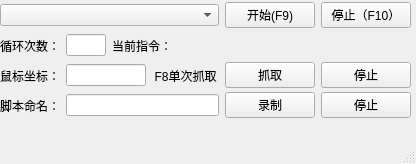
<?xml version="1.0" encoding="UTF-8"?>
<ui version="4.0">
 <class>MainWindow</class>
 <widget class="QMainWindow" name="MainWindow">
  <property name="geometry">
   <rect>
    <x>0</x>
    <y>0</y>
    <width>416</width>
    <height>164</height>
   </rect>
  </property>
  <property name="windowTitle">
   <string>MainWindow</string>
  </property>
  <widget class="QWidget" name="centralwidget">
   <property name="contextMenuPolicy">
    <enum>Qt::DefaultContextMenu</enum>
   </property>
   <property name="statusTip">
    <string/>
   </property>
   <property name="accessibleName">
    <string/>
   </property>
   <widget class="QWidget" name="horizontalLayoutWidget">
    <property name="geometry">
     <rect>
      <x>0</x>
      <y>0</y>
      <width>411</width>
      <height>31</height>
     </rect>
    </property>
    <layout class="QHBoxLayout" name="horizontalLayout">
     <item>
      <widget class="QComboBox" name="comboBox"/>
     </item>
     <item>
      <widget class="QPushButton" name="pushButton">
       <property name="maximumSize">
        <size>
         <width>90</width>
         <height>16777215</height>
        </size>
       </property>
       <property name="text">
        <string>开始(F9)</string>
       </property>
      </widget>
     </item>
     <item>
      <widget class="QPushButton" name="pushButton_2">
       <property name="maximumSize">
        <size>
         <width>90</width>
         <height>16777215</height>
        </size>
       </property>
       <property name="text">
        <string>停止（F10）</string>
       </property>
      </widget>
     </item>
    </layout>
   </widget>
   <widget class="QWidget" name="horizontalLayoutWidget_2">
    <property name="geometry">
     <rect>
      <x>0</x>
      <y>30</y>
      <width>411</width>
      <height>31</height>
     </rect>
    </property>
    <layout class="QHBoxLayout" name="horizontalLayout_2">
     <item>
      <widget class="QLabel" name="label">
       <property name="maximumSize">
        <size>
         <width>60</width>
         <height>16777215</height>
        </size>
       </property>
       <property name="text">
        <string>循环次数：</string>
       </property>
      </widget>
     </item>
     <item>
      <widget class="QLineEdit" name="lineEdit">
       <property name="maximumSize">
        <size>
         <width>40</width>
         <height>16777215</height>
        </size>
       </property>
       <property name="contextMenuPolicy">
        <enum>Qt::ActionsContextMenu</enum>
       </property>
       <property name="text">
        <string/>
       </property>
       <property name="alignment">
        <set>Qt::AlignCenter</set>
       </property>
      </widget>
     </item>
     <item>
      <widget class="QLabel" name="label_2">
       <property name="maximumSize">
        <size>
         <width>60</width>
         <height>16777215</height>
        </size>
       </property>
       <property name="text">
        <string>当前指令：</string>
       </property>
      </widget>
     </item>
     <item>
      <widget class="QLabel" name="label_3">
       <property name="text">
        <string/>
       </property>
      </widget>
     </item>
    </layout>
   </widget>
   <widget class="QWidget" name="horizontalLayoutWidget_3">
    <property name="geometry">
     <rect>
      <x>0</x>
      <y>60</y>
      <width>411</width>
      <height>31</height>
     </rect>
    </property>
    <layout class="QHBoxLayout" name="horizontalLayout_3">
     <item>
      <widget class="QLabel" name="label_4">
       <property name="maximumSize">
        <size>
         <width>60</width>
         <height>16777215</height>
        </size>
       </property>
       <property name="text">
        <string>鼠标坐标：</string>
       </property>
      </widget>
     </item>
     <item>
      <widget class="QLineEdit" name="lineEdit_2">
       <property name="maximumSize">
        <size>
         <width>80</width>
         <height>16777215</height>
        </size>
       </property>
       <property name="contextMenuPolicy">
        <enum>Qt::ActionsContextMenu</enum>
       </property>
       <property name="text">
        <string/>
       </property>
       <property name="alignment">
        <set>Qt::AlignCenter</set>
       </property>
      </widget>
     </item>
     <item>
      <widget class="QLabel" name="label_6">
       <property name="text">
        <string>F8单次抓取</string>
       </property>
       <property name="alignment">
        <set>Qt::AlignCenter</set>
       </property>
      </widget>
     </item>
     <item>
      <widget class="QPushButton" name="pushButton_3">
       <property name="minimumSize">
        <size>
         <width>90</width>
         <height>0</height>
        </size>
       </property>
       <property name="maximumSize">
        <size>
         <width>90</width>
         <height>16777215</height>
        </size>
       </property>
       <property name="text">
        <string>抓取</string>
       </property>
      </widget>
     </item>
     <item>
      <widget class="QPushButton" name="pushButton_4">
       <property name="minimumSize">
        <size>
         <width>90</width>
         <height>0</height>
        </size>
       </property>
       <property name="maximumSize">
        <size>
         <width>90</width>
         <height>16777215</height>
        </size>
       </property>
       <property name="text">
        <string>停止</string>
       </property>
      </widget>
     </item>
    </layout>
   </widget>
   <widget class="QWidget" name="horizontalLayoutWidget_4">
    <property name="geometry">
     <rect>
      <x>0</x>
      <y>90</y>
      <width>411</width>
      <height>31</height>
     </rect>
    </property>
    <layout class="QHBoxLayout" name="horizontalLayout_4">
     <item>
      <widget class="QLabel" name="label_5">
       <property name="maximumSize">
        <size>
         <width>60</width>
         <height>16777215</height>
        </size>
       </property>
       <property name="text">
        <string>脚本命名：</string>
       </property>
      </widget>
     </item>
     <item>
      <widget class="QLineEdit" name="lineEdit_3"/>
     </item>
     <item>
      <widget class="QPushButton" name="pushButton_5">
       <property name="minimumSize">
        <size>
         <width>90</width>
         <height>0</height>
        </size>
       </property>
       <property name="maximumSize">
        <size>
         <width>90</width>
         <height>16777215</height>
        </size>
       </property>
       <property name="text">
        <string>录制</string>
       </property>
      </widget>
     </item>
     <item>
      <widget class="QPushButton" name="pushButton_6">
       <property name="minimumSize">
        <size>
         <width>90</width>
         <height>0</height>
        </size>
       </property>
       <property name="maximumSize">
        <size>
         <width>90</width>
         <height>16777215</height>
        </size>
       </property>
       <property name="text">
        <string>停止</string>
       </property>
      </widget>
     </item>
    </layout>
   </widget>
  </widget>
  <widget class="QMenuBar" name="menubar">
   <property name="geometry">
    <rect>
     <x>0</x>
     <y>0</y>
     <width>416</width>
     <height>22</height>
    </rect>
   </property>
  </widget>
  <widget class="QStatusBar" name="statusbar"/>
 </widget>
 <resources/>
 <connections/>
</ui>
